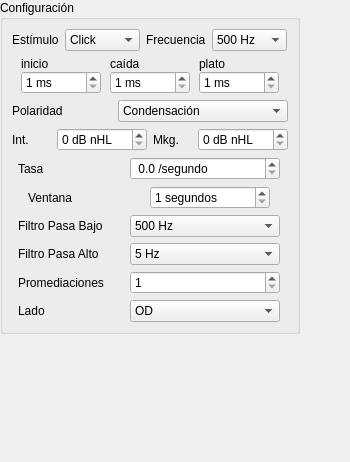
<?xml version="1.0" encoding="UTF-8"?>
<ui version="4.0">
 <class>ABR_config</class>
 <widget class="QWidget" name="ABR_config">
  <property name="geometry">
   <rect>
    <x>0</x>
    <y>0</y>
    <width>350</width>
    <height>462</height>
   </rect>
  </property>
  <property name="windowTitle">
   <string>Form</string>
  </property>
  <layout class="QVBoxLayout" name="verticalLayout">
   <property name="spacing">
    <number>0</number>
   </property>
   <property name="leftMargin">
    <number>0</number>
   </property>
   <property name="topMargin">
    <number>0</number>
   </property>
   <property name="rightMargin">
    <number>0</number>
   </property>
   <property name="bottomMargin">
    <number>0</number>
   </property>
   <item>
    <widget class="QGroupBox" name="groupBox">
     <property name="minimumSize">
      <size>
       <width>300</width>
       <height>0</height>
      </size>
     </property>
     <property name="maximumSize">
      <size>
       <width>300</width>
       <height>16777215</height>
      </size>
     </property>
     <property name="title">
      <string>Configuración</string>
     </property>
     <layout class="QVBoxLayout" name="verticalLayout_2">
      <item>
       <layout class="QHBoxLayout" name="horizontalLayout_6">
        <item>
         <widget class="QLabel" name="label_6">
          <property name="maximumSize">
           <size>
            <width>100</width>
            <height>16777215</height>
           </size>
          </property>
          <property name="text">
           <string>Estímulo</string>
          </property>
         </widget>
        </item>
        <item>
         <widget class="QComboBox" name="comboBox_6">
          <property name="maximumSize">
           <size>
            <width>80</width>
            <height>16777215</height>
           </size>
          </property>
          <item>
           <property name="text">
            <string>Click</string>
           </property>
          </item>
          <item>
           <property name="text">
            <string>Tono Burst</string>
           </property>
          </item>
         </widget>
        </item>
        <item>
         <widget class="QLabel" name="label_11">
          <property name="maximumSize">
           <size>
            <width>100</width>
            <height>16777215</height>
           </size>
          </property>
          <property name="text">
           <string>Frecuencia</string>
          </property>
         </widget>
        </item>
        <item>
         <widget class="QComboBox" name="comboBox_11">
          <property name="maximumSize">
           <size>
            <width>100</width>
            <height>16777215</height>
           </size>
          </property>
          <item>
           <property name="text">
            <string>500 Hz</string>
           </property>
          </item>
          <item>
           <property name="text">
            <string>1000 Hz</string>
           </property>
          </item>
          <item>
           <property name="text">
            <string>2000 Hz</string>
           </property>
          </item>
          <item>
           <property name="text">
            <string>4000 Hz</string>
           </property>
          </item>
         </widget>
        </item>
       </layout>
      </item>
      <item>
       <layout class="QHBoxLayout" name="horizontalLayout_10">
        <property name="spacing">
         <number>0</number>
        </property>
        <property name="topMargin">
         <number>0</number>
        </property>
        <item>
         <layout class="QVBoxLayout" name="verticalLayout_3">
          <property name="spacing">
           <number>0</number>
          </property>
          <item>
           <widget class="QLabel" name="label_12">
            <property name="maximumSize">
             <size>
              <width>80</width>
              <height>16777215</height>
             </size>
            </property>
            <property name="text">
             <string>inicio</string>
            </property>
           </widget>
          </item>
          <item>
           <widget class="QSpinBox" name="spinBox_5">
            <property name="maximumSize">
             <size>
              <width>80</width>
              <height>16777215</height>
             </size>
            </property>
            <property name="suffix">
             <string> ms</string>
            </property>
            <property name="minimum">
             <number>1</number>
            </property>
            <property name="maximum">
             <number>100</number>
            </property>
           </widget>
          </item>
         </layout>
        </item>
        <item>
         <layout class="QVBoxLayout" name="verticalLayout_4">
          <property name="spacing">
           <number>0</number>
          </property>
          <item>
           <widget class="QLabel" name="label_13">
            <property name="maximumSize">
             <size>
              <width>80</width>
              <height>16777215</height>
             </size>
            </property>
            <property name="text">
             <string>caída</string>
            </property>
           </widget>
          </item>
          <item>
           <widget class="QSpinBox" name="spinBox_6">
            <property name="maximumSize">
             <size>
              <width>80</width>
              <height>16777215</height>
             </size>
            </property>
            <property name="suffix">
             <string> ms</string>
            </property>
            <property name="minimum">
             <number>1</number>
            </property>
            <property name="maximum">
             <number>100</number>
            </property>
           </widget>
          </item>
         </layout>
        </item>
        <item>
         <layout class="QVBoxLayout" name="verticalLayout_5">
          <property name="spacing">
           <number>0</number>
          </property>
          <item>
           <widget class="QLabel" name="label_14">
            <property name="maximumSize">
             <size>
              <width>80</width>
              <height>16777215</height>
             </size>
            </property>
            <property name="text">
             <string>plato</string>
            </property>
           </widget>
          </item>
          <item>
           <widget class="QSpinBox" name="spinBox_7">
            <property name="maximumSize">
             <size>
              <width>80</width>
              <height>16777215</height>
             </size>
            </property>
            <property name="suffix">
             <string> ms</string>
            </property>
            <property name="minimum">
             <number>1</number>
            </property>
            <property name="maximum">
             <number>100</number>
            </property>
           </widget>
          </item>
         </layout>
        </item>
       </layout>
      </item>
      <item>
       <layout class="QHBoxLayout" name="horizontalLayout">
        <item>
         <widget class="QLabel" name="label">
          <property name="maximumSize">
           <size>
            <width>100</width>
            <height>16777215</height>
           </size>
          </property>
          <property name="text">
           <string>Polaridad</string>
          </property>
         </widget>
        </item>
        <item>
         <widget class="QComboBox" name="comboBox">
          <item>
           <property name="text">
            <string>Condensación</string>
           </property>
          </item>
          <item>
           <property name="text">
            <string>Rarefacción</string>
           </property>
          </item>
          <item>
           <property name="text">
            <string>Alteranada</string>
           </property>
          </item>
         </widget>
        </item>
       </layout>
      </item>
      <item>
       <layout class="QHBoxLayout" name="horizontalLayout_7">
        <item>
         <widget class="QLabel" name="label_7">
          <property name="text">
           <string>Int.</string>
          </property>
         </widget>
        </item>
        <item>
         <widget class="QSpinBox" name="spinBox">
          <property name="maximumSize">
           <size>
            <width>100</width>
            <height>16777215</height>
           </size>
          </property>
          <property name="suffix">
           <string> dB nHL</string>
          </property>
          <property name="maximum">
           <number>100</number>
          </property>
          <property name="singleStep">
           <number>5</number>
          </property>
         </widget>
        </item>
        <item>
         <widget class="QLabel" name="label_10">
          <property name="text">
           <string>Mkg.</string>
          </property>
         </widget>
        </item>
        <item>
         <widget class="QSpinBox" name="spinBox_2">
          <property name="maximumSize">
           <size>
            <width>100</width>
            <height>16777215</height>
           </size>
          </property>
          <property name="suffix">
           <string> dB nHL</string>
          </property>
          <property name="prefix">
           <string/>
          </property>
          <property name="maximum">
           <number>100</number>
          </property>
          <property name="singleStep">
           <number>5</number>
          </property>
         </widget>
        </item>
       </layout>
      </item>
      <item>
       <layout class="QHBoxLayout" name="horizontalLayout_5">
        <item>
         <widget class="QLabel" name="label_5">
          <property name="maximumSize">
           <size>
            <width>100</width>
            <height>16777215</height>
           </size>
          </property>
          <property name="text">
           <string>Tasa</string>
          </property>
         </widget>
        </item>
        <item>
         <widget class="QDoubleSpinBox" name="doubleSpinBox">
          <property name="maximumSize">
           <size>
            <width>150</width>
            <height>16777215</height>
           </size>
          </property>
          <property name="prefix">
           <string> </string>
          </property>
          <property name="suffix">
           <string> /segundo</string>
          </property>
          <property name="decimals">
           <number>1</number>
          </property>
          <property name="singleStep">
           <double>0.100000000000000</double>
          </property>
         </widget>
        </item>
       </layout>
      </item>
      <item>
       <layout class="QHBoxLayout" name="horizontalLayout_8">
        <item>
         <widget class="QLabel" name="label_8">
          <property name="maximumSize">
           <size>
            <width>100</width>
            <height>16777215</height>
           </size>
          </property>
          <property name="text">
           <string>Ventana</string>
          </property>
         </widget>
        </item>
        <item>
         <widget class="QSpinBox" name="spinBox_3">
          <property name="maximumSize">
           <size>
            <width>120</width>
            <height>16777215</height>
           </size>
          </property>
          <property name="suffix">
           <string> segundos</string>
          </property>
          <property name="minimum">
           <number>1</number>
          </property>
          <property name="maximum">
           <number>300</number>
          </property>
         </widget>
        </item>
       </layout>
      </item>
      <item>
       <layout class="QHBoxLayout" name="horizontalLayout_2">
        <item>
         <widget class="QLabel" name="label_2">
          <property name="maximumSize">
           <size>
            <width>100</width>
            <height>16777215</height>
           </size>
          </property>
          <property name="text">
           <string>Filtro Pasa Bajo</string>
          </property>
         </widget>
        </item>
        <item>
         <widget class="QComboBox" name="comboBox_2">
          <property name="maximumSize">
           <size>
            <width>150</width>
            <height>16777215</height>
           </size>
          </property>
          <item>
           <property name="text">
            <string>500 Hz</string>
           </property>
          </item>
          <item>
           <property name="text">
            <string>750 Hz</string>
           </property>
          </item>
          <item>
           <property name="text">
            <string>1000 Hz</string>
           </property>
          </item>
          <item>
           <property name="text">
            <string>1500 Hz</string>
           </property>
          </item>
          <item>
           <property name="text">
            <string>2000 Hz</string>
           </property>
          </item>
          <item>
           <property name="text">
            <string>3000 Hz</string>
           </property>
          </item>
          <item>
           <property name="text">
            <string>4000 Hz</string>
           </property>
          </item>
          <item>
           <property name="text">
            <string>6000 Hz</string>
           </property>
          </item>
          <item>
           <property name="text">
            <string>8000 Hz</string>
           </property>
          </item>
         </widget>
        </item>
       </layout>
      </item>
      <item>
       <layout class="QHBoxLayout" name="horizontalLayout_4">
        <item>
         <widget class="QLabel" name="label_4">
          <property name="maximumSize">
           <size>
            <width>100</width>
            <height>16777215</height>
           </size>
          </property>
          <property name="text">
           <string>Filtro Pasa Alto</string>
          </property>
         </widget>
        </item>
        <item>
         <widget class="QComboBox" name="comboBox_4">
          <property name="maximumSize">
           <size>
            <width>150</width>
            <height>16777215</height>
           </size>
          </property>
          <item>
           <property name="text">
            <string>5 Hz</string>
           </property>
          </item>
          <item>
           <property name="text">
            <string>10 hz</string>
           </property>
          </item>
          <item>
           <property name="text">
            <string>20 Hz</string>
           </property>
          </item>
          <item>
           <property name="text">
            <string>30 Hz</string>
           </property>
          </item>
          <item>
           <property name="text">
            <string>50 Hz</string>
           </property>
          </item>
          <item>
           <property name="text">
            <string>80 Hz</string>
           </property>
          </item>
          <item>
           <property name="text">
            <string>100 Hz</string>
           </property>
          </item>
          <item>
           <property name="text">
            <string>200 Hz</string>
           </property>
          </item>
         </widget>
        </item>
       </layout>
      </item>
      <item>
       <layout class="QHBoxLayout" name="horizontalLayout_3">
        <item>
         <widget class="QLabel" name="label_3">
          <property name="maximumSize">
           <size>
            <width>100</width>
            <height>16777215</height>
           </size>
          </property>
          <property name="text">
           <string>Promediaciones</string>
          </property>
         </widget>
        </item>
        <item>
         <widget class="QSpinBox" name="spinBox_4">
          <property name="maximumSize">
           <size>
            <width>150</width>
            <height>16777215</height>
           </size>
          </property>
          <property name="minimum">
           <number>1</number>
          </property>
          <property name="maximum">
           <number>5000</number>
          </property>
         </widget>
        </item>
       </layout>
      </item>
      <item>
       <layout class="QHBoxLayout" name="horizontalLayout_9">
        <item>
         <widget class="QLabel" name="label_9">
          <property name="maximumSize">
           <size>
            <width>100</width>
            <height>16777215</height>
           </size>
          </property>
          <property name="text">
           <string>Lado</string>
          </property>
         </widget>
        </item>
        <item>
         <widget class="QComboBox" name="comboBox_9">
          <property name="maximumSize">
           <size>
            <width>150</width>
            <height>16777215</height>
           </size>
          </property>
          <item>
           <property name="text">
            <string>OD</string>
           </property>
          </item>
          <item>
           <property name="text">
            <string>OI</string>
           </property>
          </item>
          <item>
           <property name="text">
            <string>Simultáneo</string>
           </property>
          </item>
         </widget>
        </item>
       </layout>
      </item>
     </layout>
    </widget>
   </item>
   <item>
    <spacer name="verticalSpacer">
     <property name="orientation">
      <enum>Qt::Vertical</enum>
     </property>
     <property name="sizeHint" stdset="0">
      <size>
       <width>20</width>
       <height>40</height>
      </size>
     </property>
    </spacer>
   </item>
  </layout>
 </widget>
 <resources/>
 <connections/>
</ui>
